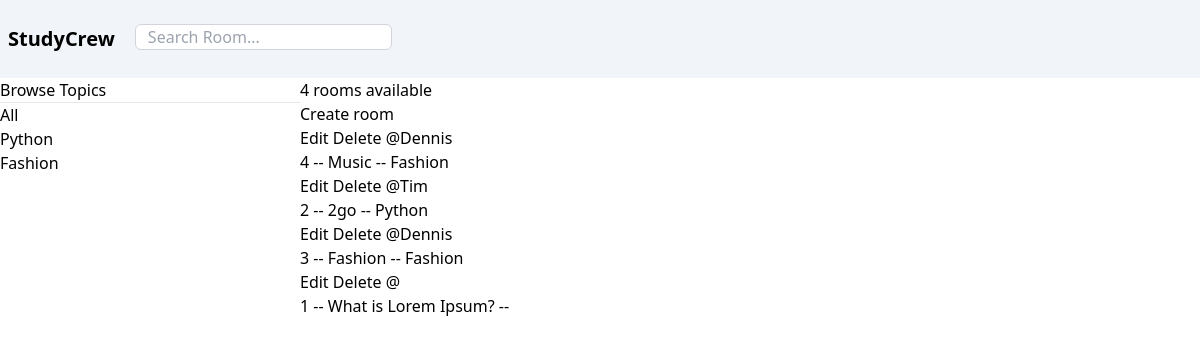
Before: / with the older database file.
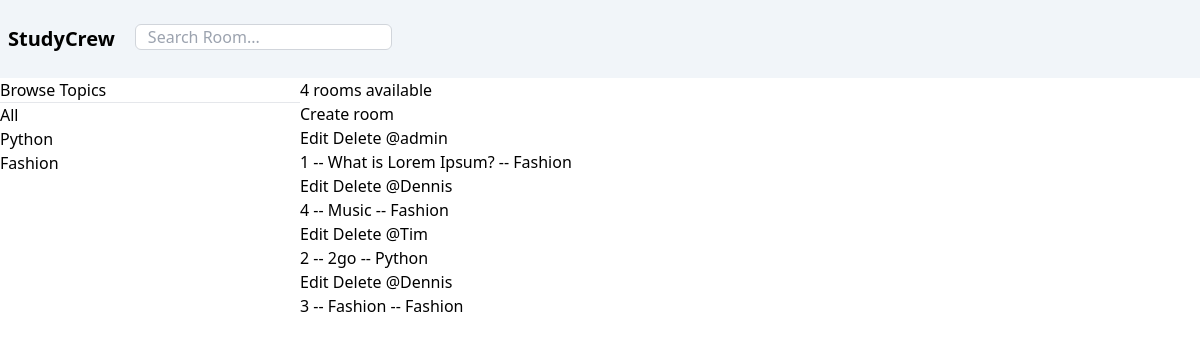
After: the same page with the newer database file.
### base/models.py (models this page shows, shortened)
class Topic(models.Model):
  name = models.CharField(max_length=200)
  updated = models.DateTimeField(auto_now=True)
  created = models.DateTimeField(auto_now_add=True)

class Room(models.Model):
  host = models.ForeignKey(User, on_delete=models.SET_NULL, null=True)
  topic = models.ForeignKey(Topic, on_delete=models.SET_NULL, null=True)
  name = models.CharField(max_length=225)
  description = models.TextField(null=True, blank=True)
  updated = models.DateTimeField(auto_now=True)
  created = models.DateTimeField(auto_now_add=True)
  class Meta:
    ordering = ['-updated', '-created']

### base/views.py (the view)
# urls.py: path('', views.home, name='home'),
def home(request):
  q = request.GET.get('q') if request.GET.get('q') != None else ''
  rooms = Room.objects.filter(Q(topic__name__icontains=q) | Q(name__icontains=q) | Q(description__icontains=q) )
  topics = Topic.objects.all()
  room_count = rooms.count()
  context = {
    'rooms' : rooms,
    'topics' : topics,
    'room_count' : room_count,
  }
  return render(request, 'base/home.html', context)

### base/templates/base/home.html (shortened to what this page needs)
<body>
  {% extends 'main.html' %}
  {% block content %}
  <div class="grid grid-cols-4">
    <div class="col-span-1">
      <h3>Browse Topics</h3>
      <hr>
      <div class="">
        <a href="{% url 'home' %}">All</a>
      </div>
      {% for topic in topics %}
        <div class="">
          <a href="{% url 'home' %}?q={{topic.name}}">{{topic.name}}</a>
        </div>
      {% endfor %}
    </div>
    <div class="col-span-3">
      <h5>{{room_count}} rooms available</h5>
      <a href="{% url 'create-room' %}"> Create room</a>
      <div>
        {% for room in rooms %}
        <div class="">
          <a href="{% url 'update-room' room.id  %}"> Edit</a>
          <a href="{% url 'delete-room' room.id  %}"> Delete</a>
          <span>@{{ room.host.username }}</span>
          <h5>{{ room.id }} -- <a href="{% url 'room' room.id %}">{{ room.name }}</a> -- {{ room.topic.name }}</h5>
        </div>
        {% endfor %}
      </div>
    </div>
  </div>
  {% endblock content %}

### templates/main.html (shortened to what this page needs)
<!DOCTYPE html>
<html lang="en">
<head>
  <script src="https://cdn.tailwindcss.com"></script>
</head>
<body class="w-full">
  {% include 'navbar.html' %}
  {% block content %}
  {% endblock %}
</body>
</html>

### templates/navbar.html
<div class="bg-slate-100 px-2 py-3 flex items-center gap-5">
  <a href="/" class="text-xl font-semibold">
    StudyCrew
  </a>
  <form action="{% url 'home' %}" method="GET" class="flex items-center">
    <input type="text"
      name="q"
      class="border border-gray-300 rounded-md px-3 mt-3 "
      placeholder="Search Room..."
    />
  </form>
</div>

Changed rows visible on the page:
changed Room "What is Lorem Ipsum?": host.username (not shown) → "admin"; topic.name (not shown) → "Fashion"; moves up the list
